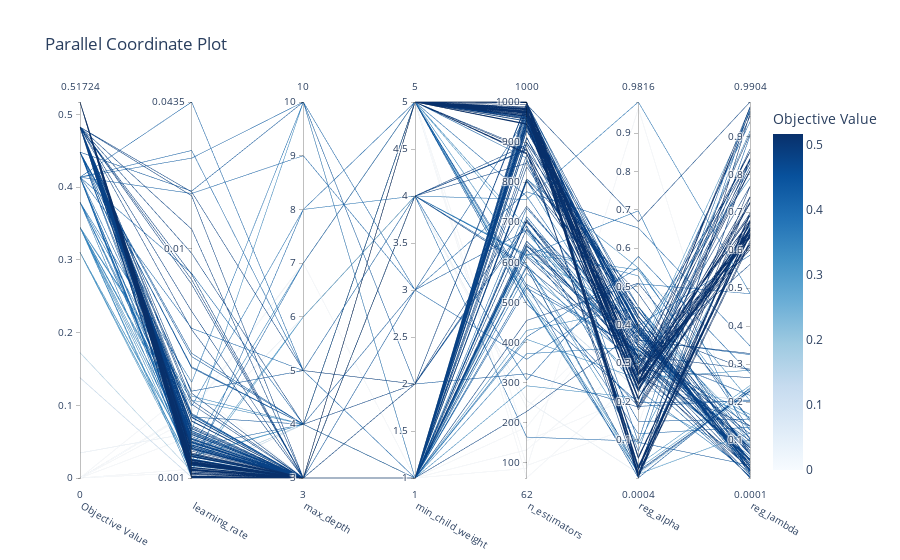

Source (notebook cell):
### Code cell
plot_parallel_coordinate(study_xgb)

### Figure 1 — Plotly figure (JSON) as saved in the notebook; plotly's stock layout.template omitted (floating-point values rounded to 4 significant figures; data arrays with more than 128 entries replaced by an {"elided": "..."} marker saying what was removed)
{"data": [{"dimensions": [{"label": "Objective Value", "range": [0, 0.5172], "values": {"elided": "181 float values"}}, {"label": "learning_rate", "range": [-3.0, -1.362], "ticktext": ["0.001", "0.01", "0.0435"], "tickvals": [-3.0, -2, -1.362], "values": {"elided": "181 float values"}}, {"label": "max_depth", "range": [3, 10], "values": {"elided": "181 int values"}}, {"label": "min_child_weight", "range": [1, 5], "values": {"elided": "181 int values"}}, {"label": "n_estimators", "range": [62, 1000], "values": {"elided": "181 int values"}}, {"label": "reg_alpha", "range": [0.0003604, 0.9816], "values": {"elided": "181 float values"}}, {"label": "reg_lambda", "range": [0.0001314, 0.9904], "values": {"elided": "181 float values"}}], "labelangle": 30, "labelside": "bottom", "line": {"color": {"elided": "181 float values"}, "colorbar": {"title": {"text": "Objective Value"}}, "colorscale": [[0, "rgb(247,251,255)"], [0.125, "rgb(222,235,247)"], [0.25, "rgb(198,219,239)"], [0.375, "rgb(158,202,225)"], [0.5, "rgb(107,174,214)"], [0.625, "rgb(66,146,198)"], [0.75, "rgb(33,113,181)"], [0.875, "rgb(8,81,156)"], [1, "rgb(8,48,107)"]], "reversescale": false, "showscale": true}, "type": "parcoords"}], "layout": {"title": {"text": "Parallel Coordinate Plot"}}}
